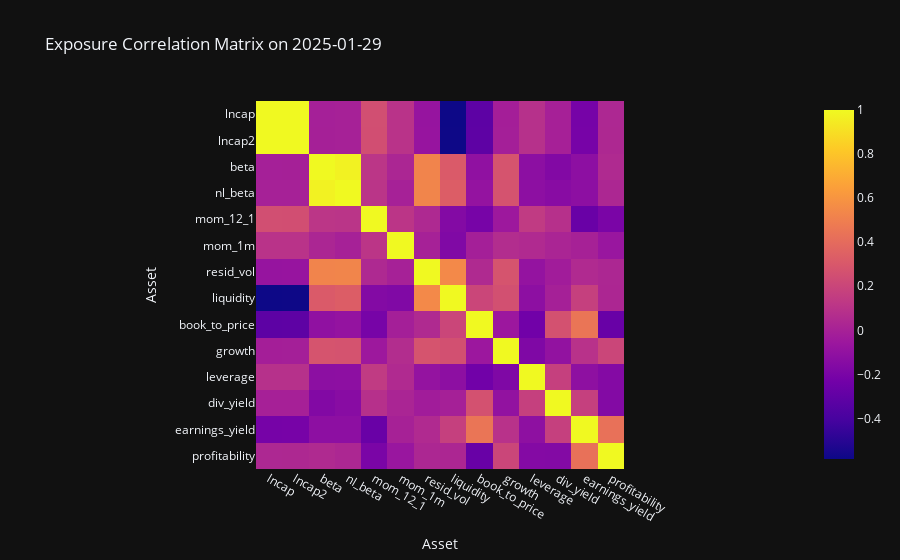

Source (notebook cell):
### Markdown cell above
## 7. Exposure Correlation Matrix
Examine correlations across assets based on their factor exposures.

### Code cell
# 7. Correlation matrix
corr = pfa.correlation_matrix(last_date)
fig = px.imshow(corr, labels=dict(x="Asset", y="Asset"), title=f'Exposure Correlation Matrix on {last_date.date()}')
fig.show()

### Figure 1 — Plotly figure (JSON) as saved in the notebook; plotly's stock layout.template omitted (floating-point values rounded to 4 significant figures; data arrays with more than 128 entries replaced by an {"elided": "..."} marker saying what was removed)
{"data": [{"coloraxis": "coloraxis", "name": "0", "x": ["lncap", "lncap2", "beta", "nl_beta", "mom_12_1", "mom_1m", "resid_vol", "liquidity", "book_to_price", "growth", "leverage", "div_yield", "earnings_yield", "profitability"], "y": ["lncap", "lncap2", "beta", "nl_beta", "mom_12_1", "mom_1m", "resid_vol", "liquidity", "book_to_price", "growth", "leverage", "div_yield", "earnings_yield", "profitability"], "z": {"elided": "14x14 float values"}, "type": "heatmap", "xaxis": "x", "yaxis": "y", "hovertemplate": "Asset: %{x}<br>Asset: %{y}<br>color: %{z}<extra></extra>"}], "layout": {"xaxis": {"anchor": "y", "domain": [0.0, 1.0], "scaleanchor": "y", "constrain": "domain", "title": {"text": "Asset"}}, "yaxis": {"anchor": "x", "domain": [0.0, 1.0], "autorange": "reversed", "constrain": "domain", "title": {"text": "Asset"}}, "coloraxis": {"colorscale": [[0.0, "#0d0887"], [0.1111, "#46039f"], [0.2222, "#7201a8"], [0.3333, "#9c179e"], [0.4444, "#bd3786"], [0.5556, "#d8576b"], [0.6667, "#ed7953"], [0.7778, "#fb9f3a"], [0.8889, "#fdca26"], [1.0, "#f0f921"]]}, "title": {"text": "Exposure Correlation Matrix on 2025-01-29"}}}
